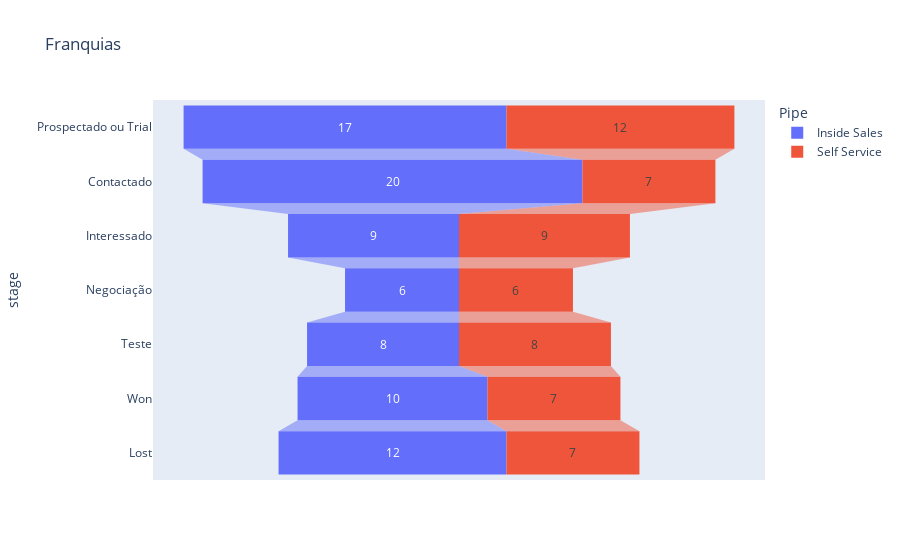
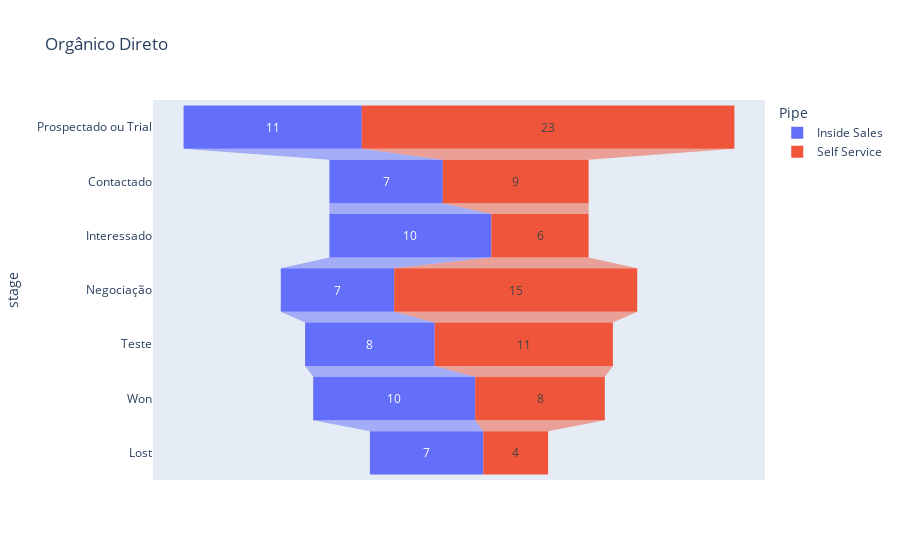
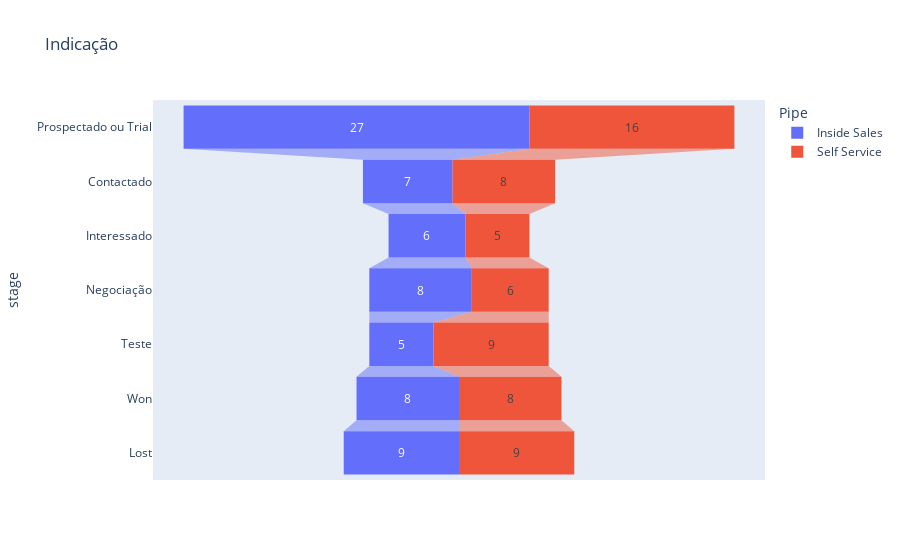
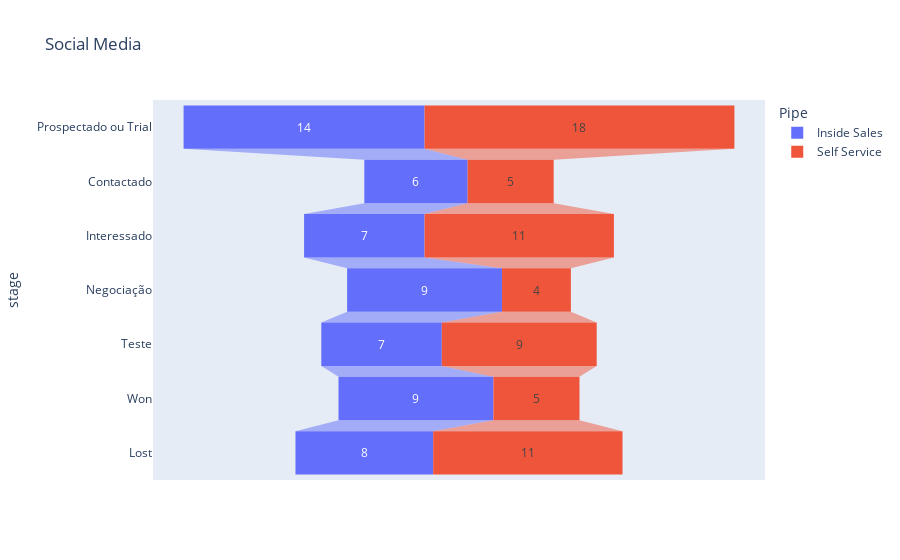

The notebook cell saved with these charts, in order:
### Markdown cell above
Gráficos para diferentes canais.

### Code cell
list = ['Franquias', 'Orgânico Direto', 'Indicação', 'Social Media', 'Facebook CPC', 'Google CPC']

for i in list:
    funnel_separated(i)

### Figure 1 — Plotly figure (JSON) as saved in the notebook; plotly's stock layout.template omitted (floating-point values rounded to 4 significant figures)
{"data": [{"hovertemplate": "Pipe=Inside Sales<br>number=%{x}<br>stage=%{y}<extra></extra>", "legendgroup": "Inside Sales", "marker": {"color": "#636efa"}, "name": "Inside Sales", "orientation": "h", "showlegend": true, "type": "funnel", "x": [17, 20, 9, 6, 8, 10, 12], "xaxis": "x", "y": ["Prospectado ou Trial", "Contactado", "Interessado", "Negociação", "Teste", "Won", "Lost"], "yaxis": "y"}, {"hovertemplate": "Pipe=Self Service<br>number=%{x}<br>stage=%{y}<extra></extra>", "legendgroup": "Self Service", "marker": {"color": "#EF553B"}, "name": "Self Service", "orientation": "h", "showlegend": true, "type": "funnel", "x": [12, 7, 9, 6, 8, 7, 7], "xaxis": "x", "y": ["Prospectado ou Trial", "Contactado", "Interessado", "Negociação", "Teste", "Won", "Lost"], "yaxis": "y"}], "layout": {"legend": {"title": {"text": "Pipe"}, "tracegroupgap": 0}, "title": {"text": "Franquias"}, "xaxis": {"anchor": "y", "domain": [0, 1], "title": {"text": "number"}}, "yaxis": {"anchor": "x", "domain": [0, 1], "title": {"text": "stage"}}}}

### Figure 2 — Plotly figure (JSON) as saved in the notebook; plotly's stock layout.template omitted (floating-point values rounded to 4 significant figures)
{"data": [{"hovertemplate": "Pipe=Inside Sales<br>number=%{x}<br>stage=%{y}<extra></extra>", "legendgroup": "Inside Sales", "marker": {"color": "#636efa"}, "name": "Inside Sales", "orientation": "h", "showlegend": true, "type": "funnel", "x": [11, 7, 10, 7, 8, 10, 7], "xaxis": "x", "y": ["Prospectado ou Trial", "Contactado", "Interessado", "Negociação", "Teste", "Won", "Lost"], "yaxis": "y"}, {"hovertemplate": "Pipe=Self Service<br>number=%{x}<br>stage=%{y}<extra></extra>", "legendgroup": "Self Service", "marker": {"color": "#EF553B"}, "name": "Self Service", "orientation": "h", "showlegend": true, "type": "funnel", "x": [23, 9, 6, 15, 11, 8, 4], "xaxis": "x", "y": ["Prospectado ou Trial", "Contactado", "Interessado", "Negociação", "Teste", "Won", "Lost"], "yaxis": "y"}], "layout": {"legend": {"title": {"text": "Pipe"}, "tracegroupgap": 0}, "title": {"text": "Orgânico Direto"}, "xaxis": {"anchor": "y", "domain": [0, 1], "title": {"text": "number"}}, "yaxis": {"anchor": "x", "domain": [0, 1], "title": {"text": "stage"}}}}

### Figure 3 — Plotly figure (JSON) as saved in the notebook; plotly's stock layout.template omitted (floating-point values rounded to 4 significant figures)
{"data": [{"hovertemplate": "Pipe=Inside Sales<br>number=%{x}<br>stage=%{y}<extra></extra>", "legendgroup": "Inside Sales", "marker": {"color": "#636efa"}, "name": "Inside Sales", "orientation": "h", "showlegend": true, "type": "funnel", "x": [27, 7, 6, 8, 5, 8, 9], "xaxis": "x", "y": ["Prospectado ou Trial", "Contactado", "Interessado", "Negociação", "Teste", "Won", "Lost"], "yaxis": "y"}, {"hovertemplate": "Pipe=Self Service<br>number=%{x}<br>stage=%{y}<extra></extra>", "legendgroup": "Self Service", "marker": {"color": "#EF553B"}, "name": "Self Service", "orientation": "h", "showlegend": true, "type": "funnel", "x": [16, 8, 5, 6, 9, 8, 9], "xaxis": "x", "y": ["Prospectado ou Trial", "Contactado", "Interessado", "Negociação", "Teste", "Won", "Lost"], "yaxis": "y"}], "layout": {"legend": {"title": {"text": "Pipe"}, "tracegroupgap": 0}, "title": {"text": "Indicação"}, "xaxis": {"anchor": "y", "domain": [0, 1], "title": {"text": "number"}}, "yaxis": {"anchor": "x", "domain": [0, 1], "title": {"text": "stage"}}}}

### Figure 4 — Plotly figure (JSON) as saved in the notebook; plotly's stock layout.template omitted (floating-point values rounded to 4 significant figures)
{"data": [{"hovertemplate": "Pipe=Inside Sales<br>number=%{x}<br>stage=%{y}<extra></extra>", "legendgroup": "Inside Sales", "marker": {"color": "#636efa"}, "name": "Inside Sales", "orientation": "h", "showlegend": true, "type": "funnel", "x": [14, 6, 7, 9, 7, 9, 8], "xaxis": "x", "y": ["Prospectado ou Trial", "Contactado", "Interessado", "Negociação", "Teste", "Won", "Lost"], "yaxis": "y"}, {"hovertemplate": "Pipe=Self Service<br>number=%{x}<br>stage=%{y}<extra></extra>", "legendgroup": "Self Service", "marker": {"color": "#EF553B"}, "name": "Self Service", "orientation": "h", "showlegend": true, "type": "funnel", "x": [18, 5, 11, 4, 9, 5, 11], "xaxis": "x", "y": ["Prospectado ou Trial", "Contactado", "Interessado", "Negociação", "Teste", "Won", "Lost"], "yaxis": "y"}], "layout": {"legend": {"title": {"text": "Pipe"}, "tracegroupgap": 0}, "title": {"text": "Social Media"}, "xaxis": {"anchor": "y", "domain": [0, 1], "title": {"text": "number"}}, "yaxis": {"anchor": "x", "domain": [0, 1], "title": {"text": "stage"}}}}
